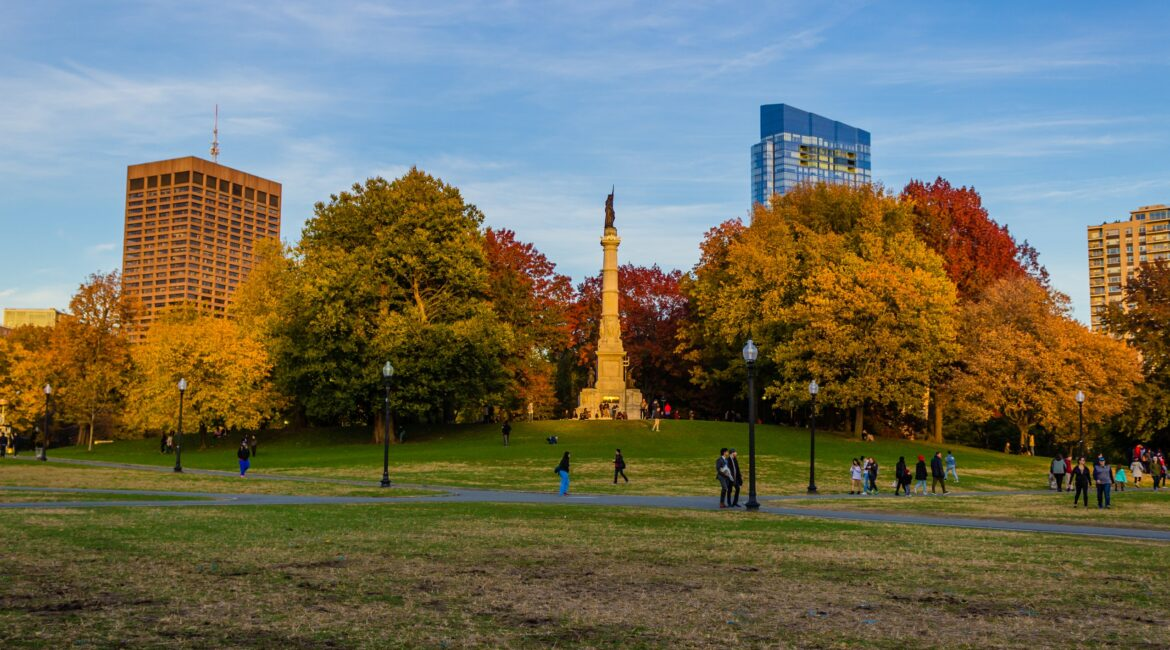
#> input picture Photo/boston.jpg, 1170 x 650 px, found by its file name
$ python basic.py
#> lines starting #> are read from the running program, lines starting #| are printed output that depends on the picture; after the words box and inside, x2 and y2 are one past the last pixel; in counts of white or black regions, pixels touching at a corner belong together
import cv2 as cv
import numpy as np

img = cv.imread(r'Photo\boston.jpg')
#> img is the input picture: shape (650, 1170, 3); mean B, G, R 92.7, 110.5, 111.4
cv.imshow('Boston', img)

# Converting to grayscale
gray = cv.cvtColor(img, cv.COLOR_BGR2GRAY)
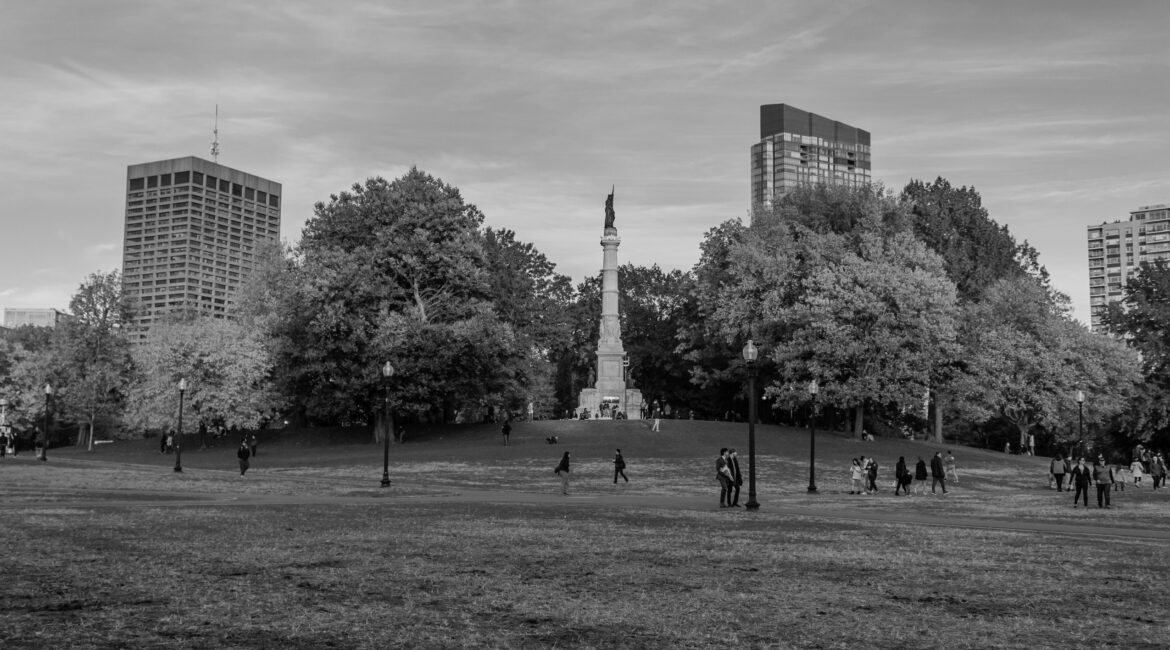
#> gray: shape (650, 1170); min 0, max 233, mean 108.7
cv.imshow('Gray', gray)

# Blur
blur =  cv.GaussianBlur(img, (3,3), cv.BORDER_DEFAULT)  # ksize determins the blurryness, must be odd
cv.imshow('Blur', blur)

# Edge Cascade
canny = cv.Canny(img, 125, 175)
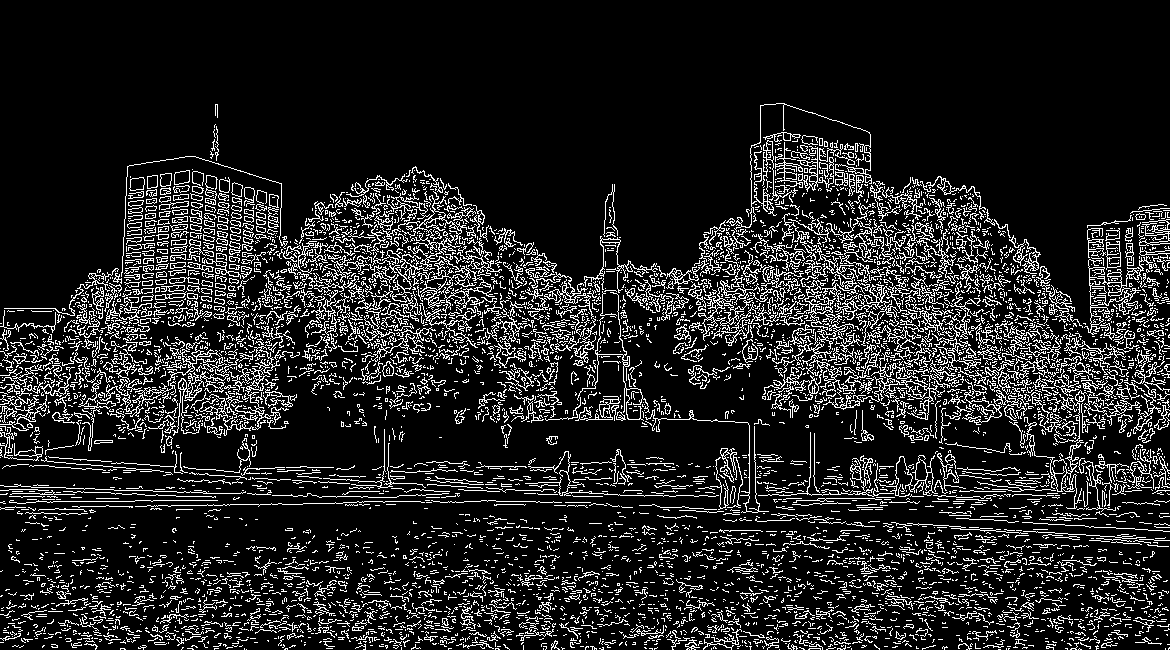
#> canny: shape (650, 1170); 13.5% white in thin lines or dots, all inside (x1, y1, x2, y2) = (0, 103, 1170, 650)
cv.imshow('Canny', canny)

canny_blur = cv.Canny(blur, 125, 175)
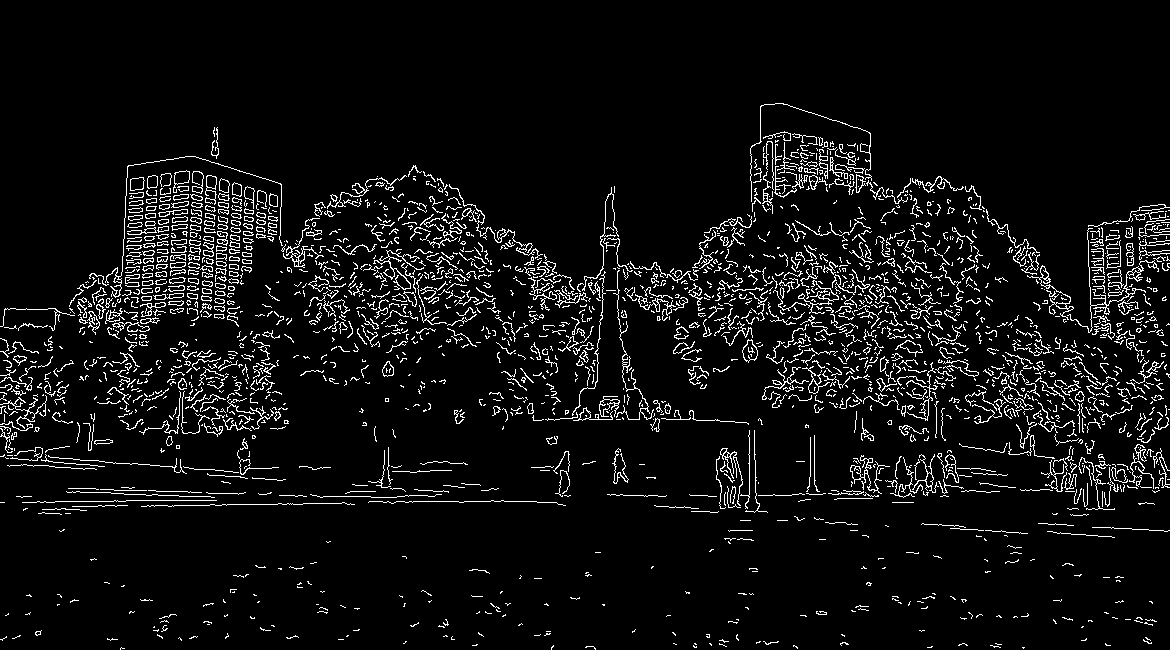
#> canny_blur: shape (650, 1170); 6.2% white in thin lines or dots, all inside (x1, y1, x2, y2) = (0, 103, 1170, 650)
cv.imshow('Canny-Blur', canny_blur)

# Dilating the Image
dilated = cv.dilate(canny, (3,3), iterations=1)
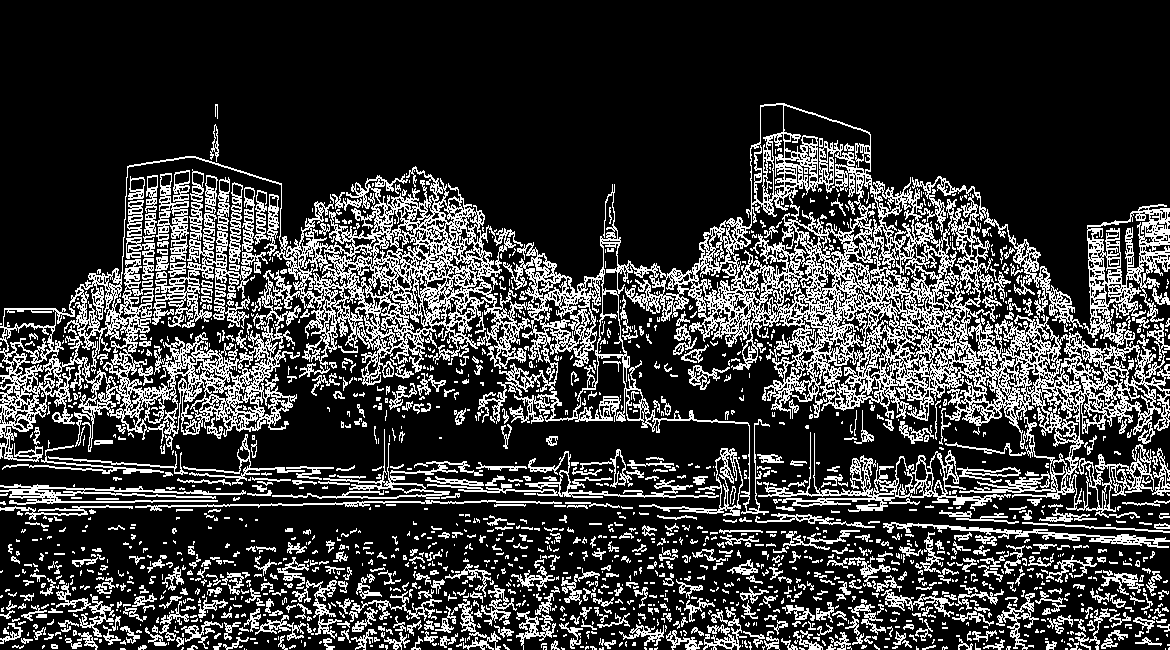
#> dilated: shape (650, 1170); 22.7% white in thin lines or dots, all inside (x1, y1, x2, y2) = (0, 103, 1170, 650)
cv.imshow('Dilated', dilated)

# Eroding
eroded = cv.erode(dilated, (3,3), iterations=1)
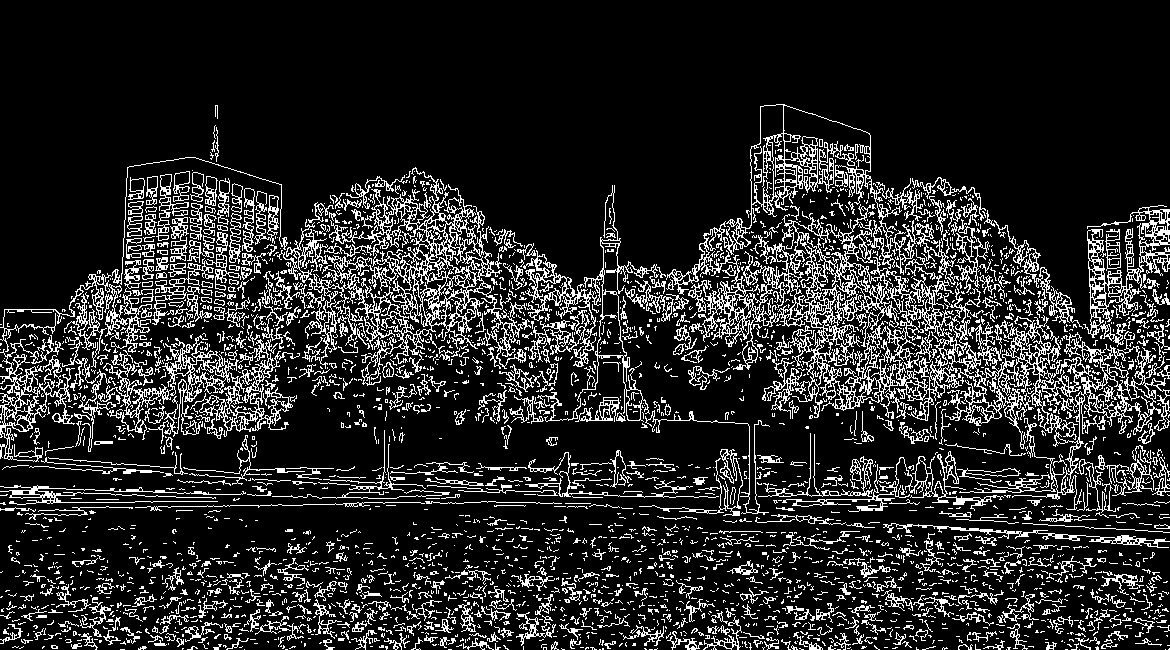
#> eroded: shape (650, 1170); 15.5% white in thin lines or dots, all inside (x1, y1, x2, y2) = (0, 104, 1170, 650)
cv.imshow('Eroded', eroded)

# Resize
resized = cv.resize(img, (500,500), interpolation=cv.INTER_LINEAR)
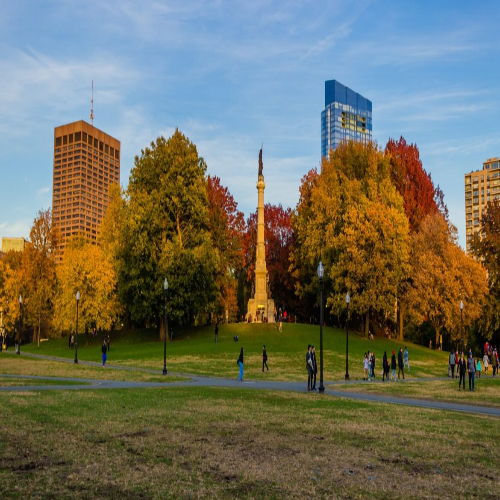
#> resized: shape (500, 500, 3); mean B, G, R 92.6, 110.4, 111.3
# INTER_CUBIC - most detail
# INTER_AREA - default
# INTER_LINEAR - Increase image size
cv.imshow('Resized', resized)

# Cropping
cropped = img[50:200, 200:400]
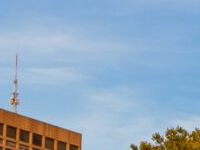
#> cropped: shape (150, 200, 3); mean B, G, R 195.7, 172, 146.9
cv.imshow('Cropped', cropped)

cv.waitKey()
